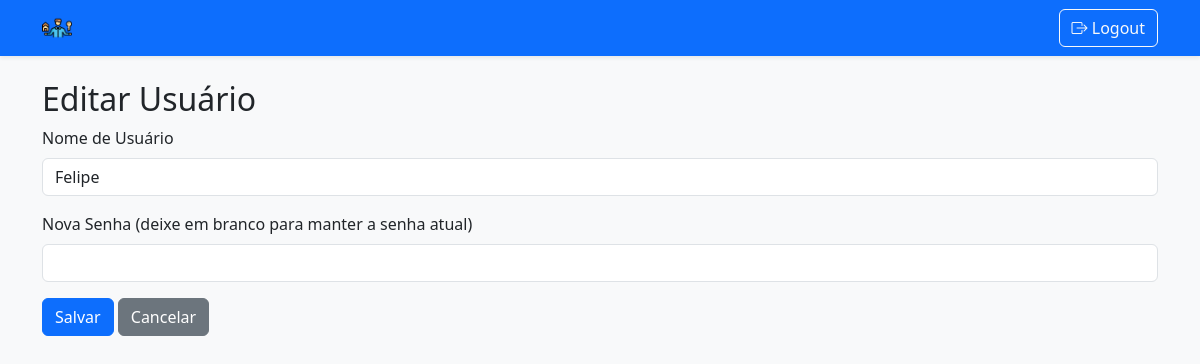
The page /admin/edit/2 (signed in) on the database as committed earlier.
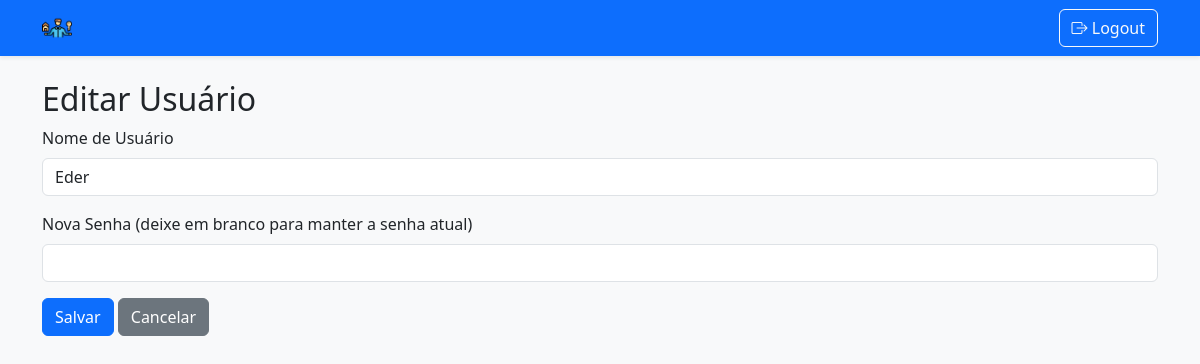
The same page on the database as committed later.
### backend/models.py (models this page shows, shortened)
class User(db.Model, UserMixin):
    id = db.Column(db.Integer, primary_key=True)
    username = db.Column(db.String(50), unique=True, nullable=False)
    password = db.Column(db.String(128), nullable=False)
    is_admin = db.Column(db.Boolean, default=False)
    active = db.Column(db.Boolean, default=True)
    cargo = db.Column(db.String(50), nullable=False)  # Novo campo
    @property
    def is_active(self):
        return self.active

### backend/routes/auth_routes.py (the view, shortened to what this page needs)
@auth.route('/admin/edit/<int:id>', methods=['GET', 'POST'])
@login_required
def edit_user(id):
    if not current_user.is_admin:
        flash('Acesso negado.')
        return redirect(url_for('main.listagem', username=current_user.username))
    user = User.query.get_or_404(id)
    return render_template('edit_user.html', user=user)

### backend/__init__.py (called while the page is built)
def create_app():
    app = Flask(__name__)
    app.config['SECRET_KEY'] = 'sua-chave-secreta'
    app.config['SQLALCHEMY_DATABASE_URI'] = f'sqlite:///{os.path.abspath(os.path.join(os.path.dirname(__file__), "../infra/gerPtrimonio.db"))}'
    db.init_app(app)
    login_manager = LoginManager()
    login_manager.login_view = 'auth.login'
    login_manager.init_app(app)
    @login_manager.user_loader
    def load_user(user_id):
        return User.query.get(int(user_id))
    @app.context_processor
    def inject_user():
        return dict(current_user=current_user)
    from .routes import register_routes
    register_routes(app)
    return app

### backend/templates/edit_user.html
{% extends "base.html" %}
{% block content %}
<h2>Editar Usuário</h2>
<form method="POST" action="{{ url_for('auth.edit_user', id=user.id) }}">
    <div class="mb-3">
        <label for="username" class="form-label">Nome de Usuário</label>
        <input type="text" class="form-control" id="username" name="username" value="{{ user.username }}" required>
    </div>
    <div class="mb-3">
        <label for="password" class="form-label">Nova Senha (deixe em branco para manter a senha atual)</label>
        <input type="password" class="form-control" id="password" name="password">
    </div>
    <button type="submit" class="btn btn-primary">Salvar</button>
    <a href="{{ url_for('auth.admin') }}" class="btn btn-secondary">Cancelar</a>
</form>
{% endblock %}

Rows that differ between the two databases and show on the page:
changed User: username "Felipe" → "Eder"
